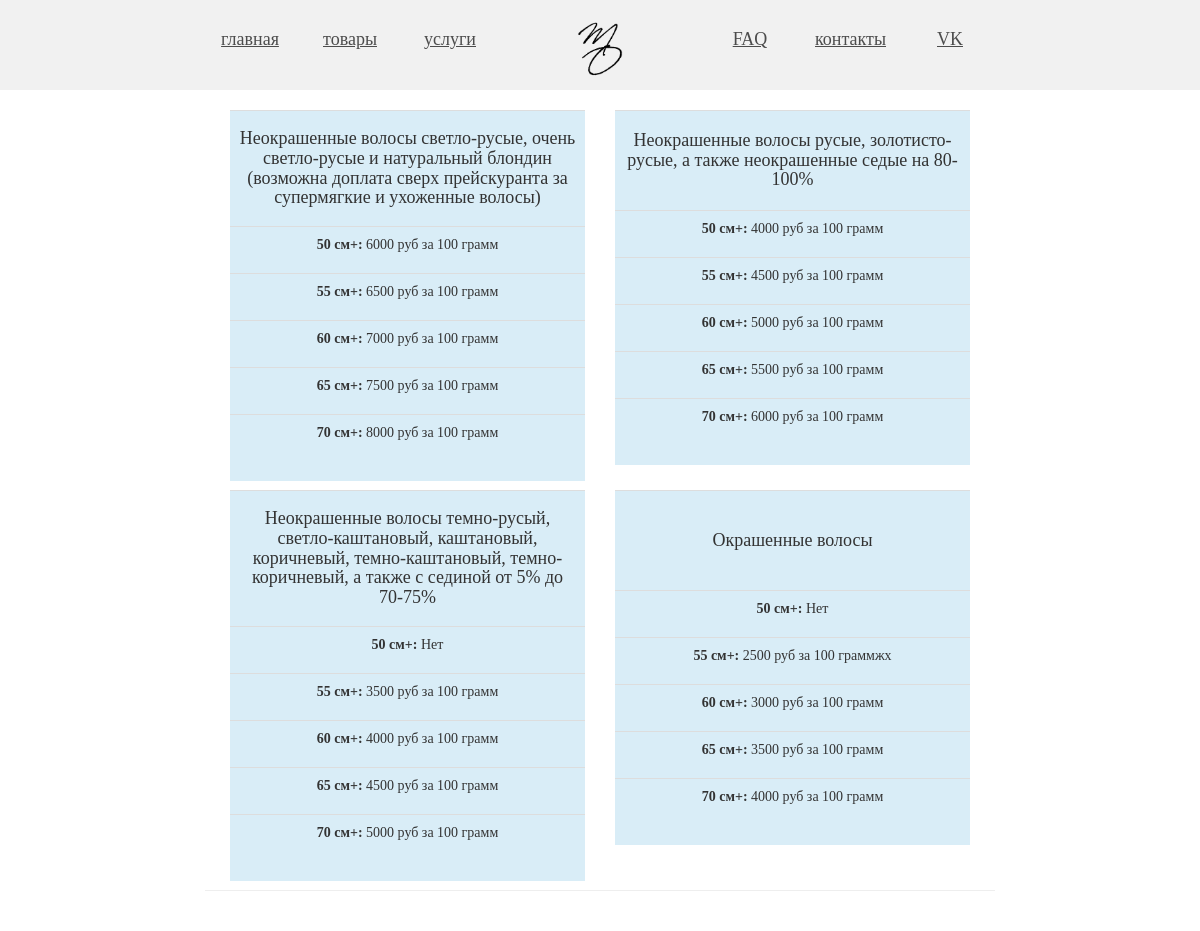
Page /services/ on the committed database.
### webapp/models.py (models this page shows, shortened)
class ServicesPost(models.Model):
    title = models.CharField(max_length=150)
    head = models.TextField()
    sm50price = models.CharField(max_length=150)
    sm55price = models.CharField(max_length=150)
    sm60price = models.CharField(max_length=150)
    sm65price = models.CharField(max_length=150)
    sm70price = models.CharField(max_length=150)
    date = models.DateField()

### webapp/templates/webapp/services.html
{% extends "webapp/header.html" %}
{% block content %}
{% load staticfiles %}
	<div class="row">
		<div class="col-md-8 col-md-offset-2" >
			{% for post in object_list %}
			<div class="col-md-6" style="height: 380px">
				<table class="table" style="height: 330px">
					<tr class="info" style="height: 100px" >
						<td style="vertical-align:middle"><h4>{{post.head}}</h4></td>
					</tr>
					<tr class="info">
						<td><p><strong>50 см+: </strong>{{post.sm50price}}</p></td>
					</tr>
					<tr class="info">
						<td><p><strong>55 см+: </strong>{{post.sm55price}}</p></td>
					</tr>
					<tr class="info">
						<td><p><strong>60 см+: </strong>{{post.sm60price}}</p></td>
					</tr>
					<tr class="info">
						<td><p><strong>65 см+: </strong>{{post.sm65price}}</p></td>
					</tr>
					<tr class="info">
						<td><div style="height: 50px;"><p><strong>70 см+: </strong>{{post.sm70price}}</p></div></td>
					</tr>
				</table>
			</div>
			{% endfor %}
		</div>
	</div>
{% endblock %}

### rows in the picture
ServicesPost: head "Неокрашенные волосы светло-русые, очень светло-русые и натуральный блондин (возможна доплата сверх прейскуранта за супермягкие и ухоженные волосы)", sm50price "6000 руб за 100 грамм", sm55price "6500 руб за 100 грамм", sm60price "7000 руб за 100 грамм", sm65price "7500 руб за 100 грамм", sm70price "8000 руб за 100 грамм"
ServicesPost: head "Неокрашенные волосы русые, золотисто-русые, а также неокрашенные седые на 80-100%", sm50price "4000 руб за 100 грамм", sm55price "4500 руб за 100 грамм", sm60price "5000 руб за 100 грамм", sm65price "5500 руб за 100 грамм", sm70price "6000 руб за 100 грамм"
ServicesPost: head "Неокрашенные волосы темно-русый, светло-каштановый, каштановый, коричневый, темно-каштановый, темно-коричневый, а также с сединой от 5% до 70-75%", sm50price "Нет", sm55price "3500 руб за 100 грамм", sm60price "4000 руб за 100 грамм", sm65price "4500 руб за 100 грамм", sm70price "5000 руб за 100 грамм"
ServicesPost: head "Окрашенные волосы", sm50price "Нет", sm55price "2500 руб за 100 граммжх", sm60price "3000 руб за 100 грамм", sm65price "3500 руб за 100 грамм", sm70price "4000 руб за 100 грамм"
